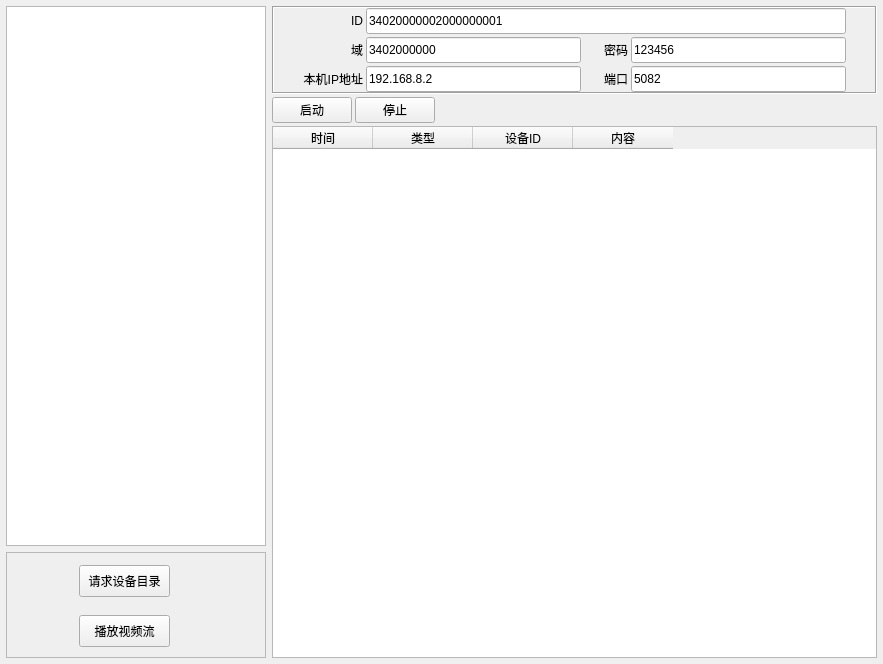
<?xml version="1.0" encoding="UTF-8"?>
<ui version="4.0">
 <class>MainWindow</class>
 <widget class="QMainWindow" name="MainWindow">
  <property name="geometry">
   <rect>
    <x>0</x>
    <y>0</y>
    <width>883</width>
    <height>664</height>
   </rect>
  </property>
  <property name="windowTitle">
   <string>GBS控制台</string>
  </property>
  <property name="windowIcon">
   <iconset>
    <normaloff>../img/GBS.ico</normaloff>../img/GBS.ico</iconset>
  </property>
  <widget class="QWidget" name="centralwidget">
   <layout class="QHBoxLayout" name="horizontalLayout">
    <property name="leftMargin">
     <number>6</number>
    </property>
    <property name="topMargin">
     <number>6</number>
    </property>
    <property name="rightMargin">
     <number>6</number>
    </property>
    <property name="bottomMargin">
     <number>6</number>
    </property>
    <item>
     <layout class="QVBoxLayout" name="verticalLayout_4">
      <property name="rightMargin">
       <number>0</number>
      </property>
      <item>
       <widget class="QTreeWidget" name="treeWidget">
        <property name="minimumSize">
         <size>
          <width>260</width>
          <height>0</height>
         </size>
        </property>
        <property name="maximumSize">
         <size>
          <width>260</width>
          <height>16777215</height>
         </size>
        </property>
        <property name="rootIsDecorated">
         <bool>true</bool>
        </property>
        <property name="allColumnsShowFocus">
         <bool>false</bool>
        </property>
        <property name="expandsOnDoubleClick">
         <bool>true</bool>
        </property>
        <attribute name="headerVisible">
         <bool>false</bool>
        </attribute>
        <attribute name="headerStretchLastSection">
         <bool>true</bool>
        </attribute>
        <column>
         <property name="text">
          <string>新建列</string>
         </property>
        </column>
       </widget>
      </item>
      <item>
       <widget class="QFrame" name="frame_2">
        <property name="frameShape">
         <enum>QFrame::StyledPanel</enum>
        </property>
        <property name="frameShadow">
         <enum>QFrame::Plain</enum>
        </property>
        <layout class="QVBoxLayout" name="verticalLayout_5">
         <property name="spacing">
          <number>0</number>
         </property>
         <property name="leftMargin">
          <number>2</number>
         </property>
         <property name="topMargin">
          <number>2</number>
         </property>
         <property name="rightMargin">
          <number>2</number>
         </property>
         <property name="bottomMargin">
          <number>2</number>
         </property>
         <item>
          <widget class="QWidget" name="widget_2" native="true">
           <property name="minimumSize">
            <size>
             <width>0</width>
             <height>100</height>
            </size>
           </property>
           <widget class="QPushButton" name="pushButton_catlog">
            <property name="geometry">
             <rect>
              <x>70</x>
              <y>10</y>
              <width>91</width>
              <height>32</height>
             </rect>
            </property>
            <property name="text">
             <string>请求设备目录</string>
            </property>
           </widget>
           <widget class="QPushButton" name="pushButton_invite">
            <property name="geometry">
             <rect>
              <x>70</x>
              <y>60</y>
              <width>91</width>
              <height>32</height>
             </rect>
            </property>
            <property name="text">
             <string>播放视频流</string>
            </property>
           </widget>
          </widget>
         </item>
        </layout>
       </widget>
      </item>
     </layout>
    </item>
    <item>
     <widget class="QWidget" name="widget" native="true">
      <property name="sizePolicy">
       <sizepolicy hsizetype="Expanding" vsizetype="Preferred">
        <horstretch>0</horstretch>
        <verstretch>0</verstretch>
       </sizepolicy>
      </property>
      <layout class="QVBoxLayout" name="verticalLayout_2">
       <property name="spacing">
        <number>3</number>
       </property>
       <property name="leftMargin">
        <number>0</number>
       </property>
       <property name="topMargin">
        <number>0</number>
       </property>
       <property name="rightMargin">
        <number>0</number>
       </property>
       <property name="bottomMargin">
        <number>0</number>
       </property>
       <item>
        <widget class="QFrame" name="frame">
         <property name="frameShape">
          <enum>QFrame::Box</enum>
         </property>
         <property name="frameShadow">
          <enum>QFrame::Sunken</enum>
         </property>
         <layout class="QVBoxLayout" name="verticalLayout_3">
          <property name="spacing">
           <number>0</number>
          </property>
          <property name="leftMargin">
           <number>0</number>
          </property>
          <property name="topMargin">
           <number>0</number>
          </property>
          <property name="rightMargin">
           <number>0</number>
          </property>
          <property name="bottomMargin">
           <number>0</number>
          </property>
          <item>
           <widget class="QWidget" name="widget_param" native="true">
            <layout class="QVBoxLayout" name="verticalLayout">
             <property name="spacing">
              <number>3</number>
             </property>
             <property name="topMargin">
              <number>0</number>
             </property>
             <property name="bottomMargin">
              <number>0</number>
             </property>
             <item>
              <layout class="QHBoxLayout" name="horizontalLayout_5">
               <item>
                <widget class="QLabel" name="label_6">
                 <property name="minimumSize">
                  <size>
                   <width>80</width>
                   <height>0</height>
                  </size>
                 </property>
                 <property name="maximumSize">
                  <size>
                   <width>80</width>
                   <height>16777215</height>
                  </size>
                 </property>
                 <property name="text">
                  <string>ID</string>
                 </property>
                 <property name="alignment">
                  <set>Qt::AlignRight|Qt::AlignTrailing|Qt::AlignVCenter</set>
                 </property>
                </widget>
               </item>
               <item>
                <widget class="QLineEdit" name="lineEdit_sip_id">
                 <property name="minimumSize">
                  <size>
                   <width>0</width>
                   <height>26</height>
                  </size>
                 </property>
                 <property name="text">
                  <string>34020000002000000001</string>
                 </property>
                </widget>
               </item>
               <item>
                <spacer name="horizontalSpacer_6">
                 <property name="orientation">
                  <enum>Qt::Horizontal</enum>
                 </property>
                 <property name="sizeType">
                  <enum>QSizePolicy::Fixed</enum>
                 </property>
                 <property name="sizeHint" stdset="0">
                  <size>
                   <width>20</width>
                   <height>20</height>
                  </size>
                 </property>
                </spacer>
               </item>
              </layout>
             </item>
             <item>
              <layout class="QGridLayout" name="gridLayout">
               <item row="0" column="3">
                <widget class="QLabel" name="label_10">
                 <property name="text">
                  <string>密码</string>
                 </property>
                 <property name="alignment">
                  <set>Qt::AlignRight|Qt::AlignTrailing|Qt::AlignVCenter</set>
                 </property>
                </widget>
               </item>
               <item row="1" column="3">
                <widget class="QLabel" name="label_12">
                 <property name="text">
                  <string>端口</string>
                 </property>
                 <property name="alignment">
                  <set>Qt::AlignRight|Qt::AlignTrailing|Qt::AlignVCenter</set>
                 </property>
                </widget>
               </item>
               <item row="1" column="4">
                <widget class="QLineEdit" name="lineEdit_port">
                 <property name="minimumSize">
                  <size>
                   <width>0</width>
                   <height>26</height>
                  </size>
                 </property>
                 <property name="text">
                  <string>5082</string>
                 </property>
                </widget>
               </item>
               <item row="0" column="4">
                <widget class="QLineEdit" name="lineEdit_password">
                 <property name="minimumSize">
                  <size>
                   <width>0</width>
                   <height>26</height>
                  </size>
                 </property>
                 <property name="text">
                  <string>123456</string>
                 </property>
                </widget>
               </item>
               <item row="1" column="0">
                <widget class="QLabel" name="label_11">
                 <property name="minimumSize">
                  <size>
                   <width>80</width>
                   <height>0</height>
                  </size>
                 </property>
                 <property name="maximumSize">
                  <size>
                   <width>80</width>
                   <height>16777215</height>
                  </size>
                 </property>
                 <property name="text">
                  <string>本机IP地址</string>
                 </property>
                 <property name="alignment">
                  <set>Qt::AlignRight|Qt::AlignTrailing|Qt::AlignVCenter</set>
                 </property>
                </widget>
               </item>
               <item row="1" column="1">
                <widget class="QLineEdit" name="lineEdit_ip">
                 <property name="minimumSize">
                  <size>
                   <width>0</width>
                   <height>26</height>
                  </size>
                 </property>
                 <property name="text">
                  <string>192.168.8.2</string>
                 </property>
                </widget>
               </item>
               <item row="0" column="0">
                <widget class="QLabel" name="label_9">
                 <property name="minimumSize">
                  <size>
                   <width>80</width>
                   <height>0</height>
                  </size>
                 </property>
                 <property name="maximumSize">
                  <size>
                   <width>80</width>
                   <height>16777215</height>
                  </size>
                 </property>
                 <property name="text">
                  <string>域</string>
                 </property>
                 <property name="alignment">
                  <set>Qt::AlignRight|Qt::AlignTrailing|Qt::AlignVCenter</set>
                 </property>
                </widget>
               </item>
               <item row="0" column="1">
                <widget class="QLineEdit" name="lineEdit_realm">
                 <property name="minimumSize">
                  <size>
                   <width>0</width>
                   <height>26</height>
                  </size>
                 </property>
                 <property name="text">
                  <string>3402000000</string>
                 </property>
                </widget>
               </item>
               <item row="0" column="2">
                <spacer name="horizontalSpacer_2">
                 <property name="orientation">
                  <enum>Qt::Horizontal</enum>
                 </property>
                 <property name="sizeType">
                  <enum>QSizePolicy::Fixed</enum>
                 </property>
                 <property name="sizeHint" stdset="0">
                  <size>
                   <width>20</width>
                   <height>20</height>
                  </size>
                 </property>
                </spacer>
               </item>
               <item row="1" column="2">
                <spacer name="horizontalSpacer_3">
                 <property name="orientation">
                  <enum>Qt::Horizontal</enum>
                 </property>
                 <property name="sizeType">
                  <enum>QSizePolicy::Fixed</enum>
                 </property>
                 <property name="sizeHint" stdset="0">
                  <size>
                   <width>20</width>
                   <height>20</height>
                  </size>
                 </property>
                </spacer>
               </item>
               <item row="0" column="5">
                <spacer name="horizontalSpacer_4">
                 <property name="orientation">
                  <enum>Qt::Horizontal</enum>
                 </property>
                 <property name="sizeType">
                  <enum>QSizePolicy::Fixed</enum>
                 </property>
                 <property name="sizeHint" stdset="0">
                  <size>
                   <width>20</width>
                   <height>20</height>
                  </size>
                 </property>
                </spacer>
               </item>
               <item row="1" column="5">
                <spacer name="horizontalSpacer_5">
                 <property name="orientation">
                  <enum>Qt::Horizontal</enum>
                 </property>
                 <property name="sizeType">
                  <enum>QSizePolicy::Fixed</enum>
                 </property>
                 <property name="sizeHint" stdset="0">
                  <size>
                   <width>20</width>
                   <height>20</height>
                  </size>
                 </property>
                </spacer>
               </item>
              </layout>
             </item>
            </layout>
           </widget>
          </item>
         </layout>
        </widget>
       </item>
       <item>
        <layout class="QHBoxLayout" name="horizontalLayout_4">
         <item>
          <widget class="QPushButton" name="pushButton_start">
           <property name="minimumSize">
            <size>
             <width>0</width>
             <height>26</height>
            </size>
           </property>
           <property name="text">
            <string>启动</string>
           </property>
          </widget>
         </item>
         <item>
          <widget class="QPushButton" name="pushButton_stop">
           <property name="minimumSize">
            <size>
             <width>0</width>
             <height>26</height>
            </size>
           </property>
           <property name="text">
            <string>停止</string>
           </property>
          </widget>
         </item>
         <item>
          <spacer name="horizontalSpacer">
           <property name="orientation">
            <enum>Qt::Horizontal</enum>
           </property>
           <property name="sizeHint" stdset="0">
            <size>
             <width>40</width>
             <height>20</height>
            </size>
           </property>
          </spacer>
         </item>
        </layout>
       </item>
       <item>
        <widget class="QTableWidget" name="tableWidget">
         <attribute name="verticalHeaderDefaultSectionSize">
          <number>25</number>
         </attribute>
         <column>
          <property name="text">
           <string>时间</string>
          </property>
         </column>
         <column>
          <property name="text">
           <string>类型</string>
          </property>
         </column>
         <column>
          <property name="text">
           <string>设备ID</string>
          </property>
         </column>
         <column>
          <property name="text">
           <string>内容</string>
          </property>
         </column>
        </widget>
       </item>
      </layout>
     </widget>
    </item>
   </layout>
  </widget>
  <widget class="QMenuBar" name="menubar">
   <property name="geometry">
    <rect>
     <x>0</x>
     <y>0</y>
     <width>883</width>
     <height>23</height>
    </rect>
   </property>
  </widget>
 </widget>
 <resources/>
 <connections/>
</ui>
